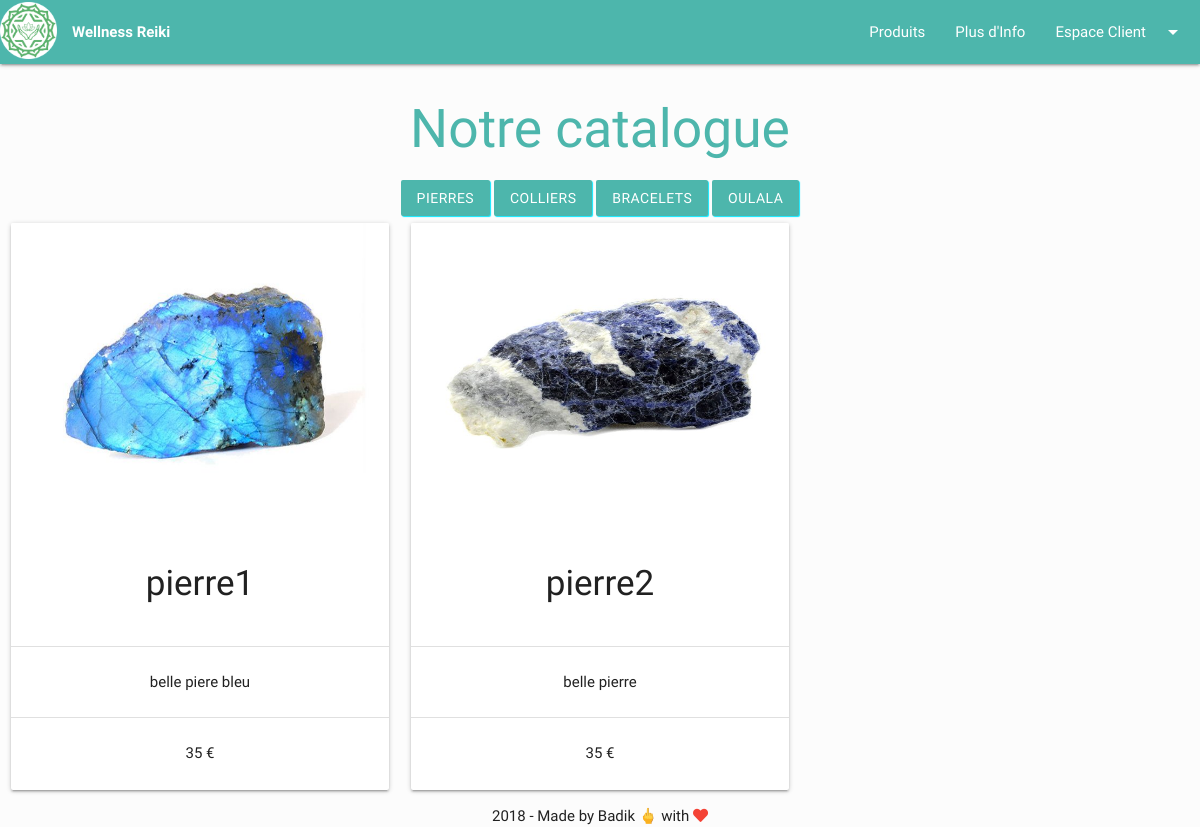
Screenshot of /views/product.php?productCategory_id=1 with the database file from the repository.
### tables this page shows
CREATE TABLE `octopus_productCategory` (
  `productCategory_id` int(11) NOT NULL,
  `productCategory_name` varchar(50) NOT NULL
);

CREATE TABLE `octopus_products` (
  `products_id` int(11) NOT NULL,
  `products_name` varchar(50) NOT NULL,
  `products_image` varchar(150) NOT NULL,
  `products_description` varchar(220) NOT NULL,
  `products_prix` varchar(20) NOT NULL,
  `productCategory_id` int(11) NOT NULL
);

### controllers/productController.php (called while the page is built)
<?php
require_once '../models/database.php';
require_once '../models/productcategory.php';
require_once '../models/products.php';
$productcategory = new productcategory();
$products = new products();
if (isset($_GET['productCategory_id'])) {
    $products->productCategory_id = $_GET['productCategory_id'];
    $productcategory->productCategory_id = $_GET['productCategory_id'];
};
$showCatProd = $productcategory->showCatProd();
$findProd = $products->getProductByIdCat();
?>

### models/database.php (called while the page is built, shortened)
<?php
class database {
    public function __construct() {
        try {
            $this->dataBase = new PDO('mysql:host=localhost;dbname=Wellness_Reili_octopus;charset=utf8', 'admin', 'primin');
        } catch (Exception $errorMessage) {
            die('Erreur : ' . $errorMessage->getMessage());
        }
    }
}

### models/productcategory.php (called while the page is built, shortened)
<?php
class productcategory extends database {
    public function showCatProd() {
        $query = 'SELECT `productCategory_id`, `productCategory_name`'
                . 'FROM `octopus_productCategory`';
        $result = $this->dataBase->query($query);
        $showCatProd = $result->fetchAll(PDO::FETCH_OBJ);
        return $showCatProd;
    }
}

### models/products.php (called while the page is built, shortened)
<?php
class products extends database {
    public $productCategory_id;
    public function getProductByIdCat() {
        $query = 'SELECT `products_id`, `products_name`, `products_image`,'
                . ' `products_description`,`products_prix`, `productCategory_id`'
                . 'FROM `octopus_products` '
                . 'WHERE `productCategory_id` = :productCategory_id '
                . 'ORDER BY `productCategory_id`';
        $findProduct = $this->dataBase->prepare($query);
        $findProduct->bindValue(':productCategory_id', $this->productCategory_id, PDO::PARAM_INT);
        $findProduct->execute();
        $products = $findProduct->fetchAll(PDO::FETCH_OBJ);
        return $products;
    }
}

### views/product.php (the view, shortened to what this page needs)
<?php
require_once '../controllers/productController.php';
?>
<!DOCTYPE html>
<html lang="fr">
    <?php include_once '../includes/header.php'; ?>
    <div class="container-fluid center">
        <div class="row">
            <h2 class="soft-white">Notre catalogue</h2>
            <div class="row" id="categoryproductList">
                <?php foreach ($showCatProd as $productcategory) { ?>
                    <a href="product.php?productCategory_id=<?= $productcategory->productCategory_id ?>" class="waves-effect waves-dark btn backgroundcolor white-text"><?= $productcategory->productCategory_name ?></a>
                <?php } ?>
            </div>
            <div class="row">
                <?php
                foreach ($findProd as $products) {
                    ?>
                    <div class="col s12 m6 l4">
                        <div class="card">
                            <div class="card-image">
                                <img class="responsive-img-products" src="../assets/img/<?= $products->products_image ?>" alt="<?= $products->products_description ?>" />
                            </div>
                            <p class="center-align card-title truncate dark-blue-text rem13"><?= $products->products_name ?></p>
                            <div class="divider"></div>
                            <div class="card-content">
                                <p class="truncate"><?= $products->products_description ?></p>
                            </div>
                            <div class="divider"></div>
                            <div class="card-content">
                                <p class="truncate"><?= $products->products_prix ?> €</p>
                                <div class="row">
                                    <div class="col s6">
                                    </div>
                                </div>
                            </div>
                        </div>
                    </div>
                    <?php
                }
                ?>
            </div>
        </div>
    </div>
    <?php include_once '../includes/footer.php'; ?>
</body>
</html>

### assets/css/style.css (style rules this page uses)
body { font-family: 'Thasadith', sans-serif; background-color: #fcfcfc; }
.row { margin: 0px; }
.center { text-align: center; }
h2 { color : #4db6ac }
.backgroundcolor { background-color: #4db6ac; }
.responsive-img-products { max-width: auto; height:300px; }
.btn.waves-effect { box-shadow: 1px 1px 1px #0ce7fe; }
.card .card-title { font-size: 35px; }

### rows the page displays
octopus_productcategory: productCategory_name "PIERRES"
octopus_productcategory: productCategory_name "COLLIERS"
octopus_productcategory: productCategory_name "BRACELETS"
octopus_productcategory: productCategory_name "OULALA"
octopus_products: products_image (picture), products_name "pierre1", products_description "belle piere bleu", products_prix "35"
octopus_products: products_image (picture), products_name "pierre2", products_description "belle pierre", products_prix "35"
